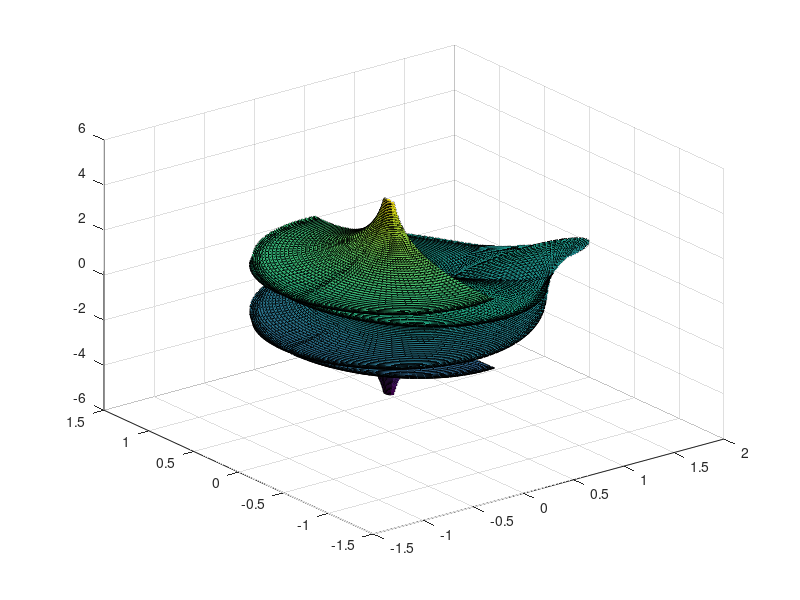

Reproduce this figure in MATLAB. (Note: this script raises an error after producing the figure.)

%param nach adrians fund
funx = @(u,v) (2.*cosh(u).*(cos(v) + v.*sin(v)))./(v.*v+cosh(u).*cosh(u));
funy = @(u,v) (2.*cosh(u) .* (sin(v) - v.*cos(v))) ./ (v.*v + cosh(u) .* cosh(u));
funz = @(u,v) u - (sinh(2.*u)) ./ (v.*v + cosh(u) .* cosh(u));

u = linspace(-2*pi,2*pi,200) ; 
v = linspace(-2*pi,2*pi,200) ;

[U, V] = meshgrid(u,v);
x = (2.*cosh(U).*(cos(V) + V.*sin(V)))./(V.*V+cosh(U).*cosh(U));
y = (2.*cosh(U) .* (sin(V) - V.*cos(V))) ./ (V.*V + cosh(U) .* cosh(U));
z = U - (sinh(2.*U)) ./ (V.*V + cosh(U) .* cosh(U));

surf(x,y,z)

saveobjmesh('Kuensche_flaeche_2.obj',x,y,z);


